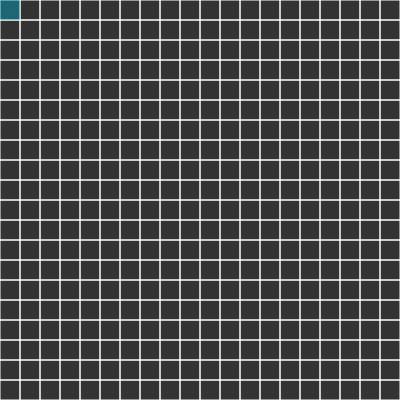
Frame 1 (no input)
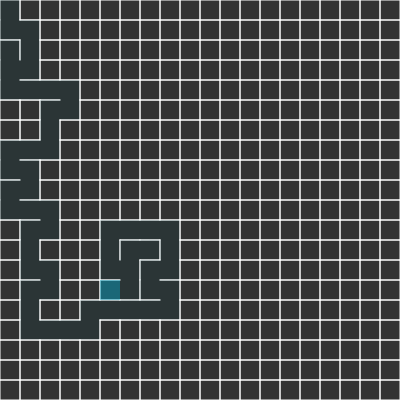
Frame 60 (no input)
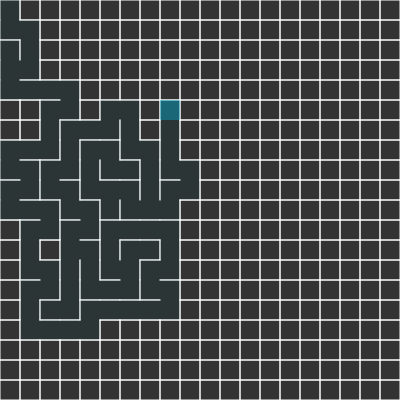
Frame 120 (the mouse pressed at the canvas centre since frame 60)

The p5.js sketch that drew these frames (run headless with seeded random() and noise() and a simulated clock; from frame 60 on, the mouse is pressed at the canvas centre):

// p5.js sketch
// ── sketch.js
// https://en.wikipedia.org/wiki/Maze_generation_algorithm

var cols, rows;
var w = 20;
var grid = [];
var stack = [];

var current; // cell being currently visited

function setup() {
	createCanvas(400, 400);
	cols = floor(width / w);
	rows = floor(height / w);

	for (var j = 0; j < rows; j++) {
		for (var i = 0; i < cols; i++) {
			var cell = new Cell(i, j);
			grid.push(cell);
		}
	}
	
	current = grid[0];
	// frameRate(12);
}

function draw() {
	background(51);
	for (var i = 0; i < grid.length; i++) {
		grid[i].show();
	}

	current.visited = true;
	current.highlight();
	// Step 1: Choose randomly one of the unvisited neighbours
	var next = current.checkNeighbors();
	if (next) {
		next.visited = true;
		// Step 2: Push the current cell to the stack
		stack.push(current);
		// Step 3: Remove the wall between the current cell and the chosen cell
		removeWalls(current, next);
		// Step 4: Make the chosen cell the current cell and mark it as visited
		current = next;
	} else if (stack.length > 0) { // if there is no available neighbor, but cells in the stack
		current = stack.pop();
	}
}

function index(i, j) {
	if (i < 0 || j < 0 || i > cols - 1 || j > rows - 1) {
		return -1;
	}
	return i + j * cols; // see video about pixelgrid
} 

function removeWalls(a, b) {
	var x = a.i - b.i; // find out if cells are next to each other horizontally (result should be 1 (left) or -1 (right)
	if (x === 1) {
		a.walls[3] = false;
		b.walls[1] = false;
	} else if (x === -1) {
		a.walls[1] = false;
		b.walls[3] = false;
	}
	var y = a.j - b.j; // find out if the cells are next to each other on the vertical axis
	if (y === 1) {
		a.walls[0] = false;
		b.walls[2] = false;
	} else if (y === -1) {
		a.walls[2] = false;
		b.walls[0] = false;
	}
}

// ── cell.js
function Cell(i, j) {
	this.i = i;
	this.j = j;
	this.walls = [true, true, true, true]; // top, right, bottom, left
	this.visited = false;

	this.checkNeighbors = function() {
		var neighbors = [];

		var top    = grid[index(i    , j - 1)]
		var right  = grid[index(i + 1, j    )]
		var bottom = grid[index(i    , j + 1)]
		var left   = grid[index(i - 1, j    )]

		if (top && !top.visited) {
			neighbors.push(top);
		}
		if (right && !right.visited) {
			neighbors.push(right);
		}
		if (bottom && !bottom.visited) {
			neighbors.push(bottom);
		}
		if (left && !left.visited) {
			neighbors.push(left);
		}

		if (neighbors.length > 0) {
			var r = floor(random(0, neighbors.length));
			return neighbors[r];
		} else {
			return undefined;
		}
	}

	this.highlight = function() {
		var x = this.i * w;
		var y = this.j * w;
		noStroke();
		fill(0, 180, 220, 100);
		rect(x, y, w, w);
	}

	this.show = function() {
		var x = this.i * w;
		var y = this.j * w;
		stroke(255);
		// draw walls according to the booleans in walls
		if (this.walls[0]) {
			line(x, y, x + w, y);
		}
		if (this.walls[1]) {
			line(x + w, y, x + w, y + w);
		}
		if (this.walls[2]) {
			line(x + w, y + w, x, y + w);
		}
		if (this.walls[3]) {
			line(x, y + w, x, y);
		}
		if (this.visited) {
			noStroke();
			fill(0, 65, 70, 40);
			rect(x, y, w, w);
		}
	}
}
